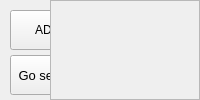
          <widget class="QWidget" name="operations_tab">
           <attribute name="title">
            <string>Operations</string>
           </attribute>
           <layout class="QGridLayout" name="gridLayout_3">
            <property name="leftMargin">
             <number>0</number>
            </property>
            <property name="topMargin">
             <number>0</number>
            </property>
            <property name="rightMargin">
             <number>0</number>
            </property>
            <property name="bottomMargin">
             <number>0</number>
            </property>
            <property name="spacing">
             <number>0</number>
            </property>
            <item row="0" column="0">
             <layout class="QHBoxLayout" name="operationsTab_horizontalLayout" stretch="1,3">
              <property name="spacing">
               <number>0</number>
              </property>
              <item>
               <widget class="QWidget" name="operationsButtons_widget" native="true">
                <property name="maximumSize">
                 <size>
                  <width>110</width>
                  <height>16777215</height>
                 </size>
                </property>
                <widget class="QPushButton" name="addOperation_pushButton">
                 <property name="geometry">
                  <rect>
                   <x>10</x>
                   <y>10</y>
                   <width>90</width>
                   <height>40</height>
                  </rect>
                 </property>
                 <property name="text">
                  <string>ADD -&gt;</string>
                 </property>
                </widget>
                <widget class="QPushButton" name="goSelected_pushButton">
                 <property name="geometry">
                  <rect>
                   <x>10</x>
                   <y>55</y>
                   <width>90</width>
                   <height>40</height>
                  </rect>
                 </property>
                 <property name="font">
                  <font>
                   <pointsize>10</pointsize>
                  </font>
                 </property>
                 <property name="text">
                  <string>Go selected!</string>
                 </property>
                </widget>
                <widget class="QPushButton" name="goMarked_pushButton">
                 <property name="geometry">
                  <rect>
                   <x>10</x>
                   <y>100</y>
                   <width>90</width>
                   <height>40</height>
                  </rect>
                 </property>
                 <property name="font">
                  <font>
                   <pointsize>10</pointsize>
                  </font>
                 </property>
                 <property name="text">
                  <string>Go marked!</string>
                 </property>
                </widget>
               </widget>
              </item>
              <item>
               <widget class="QFrame" name="operations_frame">
                <property name="font">
                 <font>
                  <pointsize>10</pointsize>
                 </font>
                </property>
                <property name="frameShape">
                 <enum>QFrame::StyledPanel</enum>
                </property>
                <property name="frameShadow">
                 <enum>QFrame::Raised</enum>
                </property>
               </widget>
              </item>
             </layout>
            </item>
           </layout>
          </widget>
